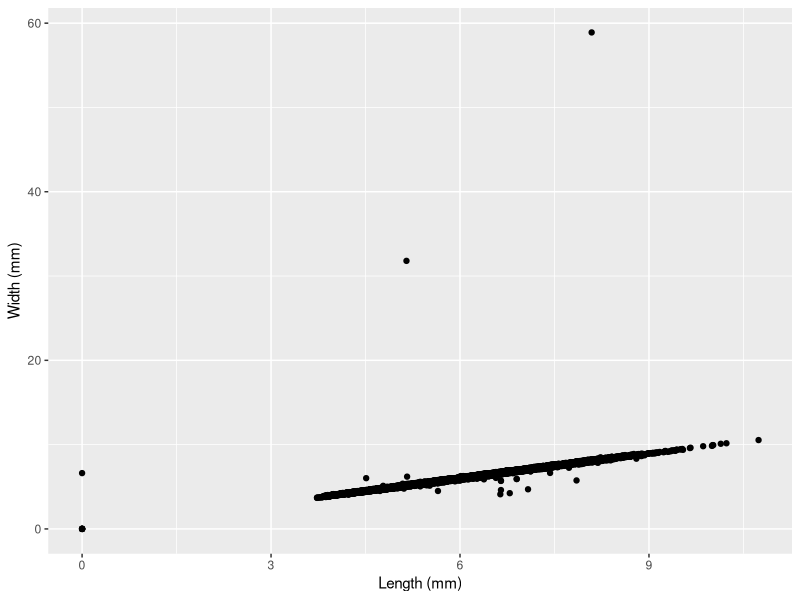
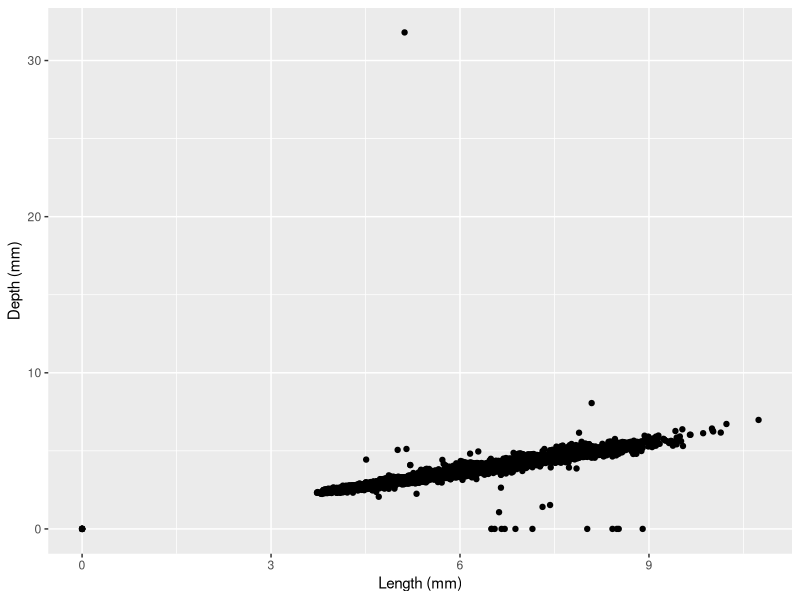

These charts were generated, in order, by the following R code:
## ---- chunk 1
# Load the tidyverse
library(tidyverse) 

# Look at the data
glimpse(diamonds)
## ---- chunk 2
# count(group_by(diamonds,cut))
# piped:
cut_summary <- diamonds %>%
                group_by(cut) %>%
                  count()
cut_summary
## ---- chunk 3
random_subset <- diamonds %>%
                  slice_sample(prop = 0.01) 
# slices out a random selection of rows, 0.01 the size of the original data frame

glimpse(random_subset)

## ---- chunk 4
largest.by.clarity <- diamonds %>%
                      group_by(clarity) %>%
                      slice_max(carat, n = 100, with_ties = FALSE) %>%  # takes the 100 top values by carat
                      summarise(mean.size = mean(carat, na.rm = TRUE))  # makes a summary df of average carats

largest.by.clarity
## ---- chunk 5
# First, a plot of x vs. y
ggplot(diamonds) +
  geom_point(mapping = aes(x = x, y = y)) +
  labs(x = "Length (mm)", y = "Width (mm)")

# Next, a plot of x vs. z
ggplot(diamonds) +
  geom_point(mapping = aes(x = x, y = z)) +
  labs(x = "Length (mm)", y = "Depth (mm)")

## ---- chunk 6
sans_outliers <- diamonds %>%
                  filter(x > 3 & y < 50 & z < 30) # filtering out the most extreme outliers in the plots above
